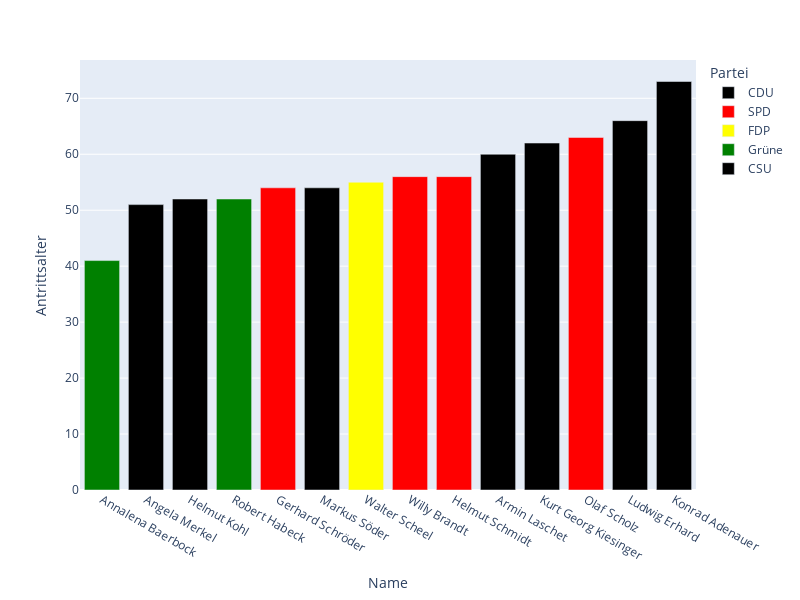

Notebook code cell kept with this figure:
### Code cell
import plotly.express as px
fig = px.bar(df, x='Name', y='Antrittsalter',
             hover_data=['Name', 'Amtsantritt', "Abtritt"], color='Partei', height=600, width=800, color_discrete_map={
                "CDU":"black",
                "SPD": "red",
                "Grüne": "green",
                "FDP": "yellow",
                "CSU": "black"})
fig.update_layout(xaxis={'categoryorder':'total ascending'})
fig.show()

### Figure 1 — Plotly figure (JSON) as saved in the notebook; plotly's stock layout.template omitted (floating-point values rounded to 4 significant figures)
{"data": [{"alignmentgroup": "True", "customdata": [["1949-09-15T00:00:00", "1963-10-16T00:00:00"], ["1963-10-16T00:00:00", "1966-12-01T00:00:00"], ["1966-12-01T00:00:00", "1969-10-21T00:00:00"], ["1982-10-01T00:00:00", "1998-10-27T00:00:00"], ["2005-11-22T00:00:00", "2021-10-31T00:00:00"], ["2021-10-31T00:00:00", null]], "hovertemplate": "Partei=CDU<br>Name=%{x}<br>Antrittsalter=%{y}<br>Amtsantritt=%{customdata[0]}<br>Abtritt=%{customdata[1]}<extra></extra>", "legendgroup": "CDU", "marker": {"color": "black"}, "name": "CDU", "offsetgroup": "CDU", "orientation": "v", "showlegend": true, "textposition": "auto", "type": "bar", "x": ["Konrad Adenauer", "Ludwig Erhard", "Kurt Georg Kiesinger", "Helmut Kohl", "Angela Merkel", "Armin Laschet"], "xaxis": "x", "y": [73, 66, 62, 52, 51, 60], "yaxis": "y"}, {"alignmentgroup": "True", "customdata": [["1969-10-21T00:00:00", "1974-04-07T00:00:00"], ["1974-04-16T00:00:00", "1982-10-01T00:00:00"], ["1998-10-27T00:00:00", "2005-11-22T00:00:00"], ["2021-10-31T00:00:00", null]], "hovertemplate": "Partei=SPD<br>Name=%{x}<br>Antrittsalter=%{y}<br>Amtsantritt=%{customdata[0]}<br>Abtritt=%{customdata[1]}<extra></extra>", "legendgroup": "SPD", "marker": {"color": "red"}, "name": "SPD", "offsetgroup": "SPD", "orientation": "v", "showlegend": true, "textposition": "auto", "type": "bar", "x": ["Willy Brandt", "Helmut Schmidt", "Gerhard Schröder", "Olaf Scholz"], "xaxis": "x", "y": [56, 56, 54, 63], "yaxis": "y"}, {"alignmentgroup": "True", "customdata": [["1974-04-07T00:00:00", "1974-04-16T00:00:00"]], "hovertemplate": "Partei=FDP<br>Name=%{x}<br>Antrittsalter=%{y}<br>Amtsantritt=%{customdata[0]}<br>Abtritt=%{customdata[1]}<extra></extra>", "legendgroup": "FDP", "marker": {"color": "yellow"}, "name": "FDP", "offsetgroup": "FDP", "orientation": "v", "showlegend": true, "textposition": "auto", "type": "bar", "x": ["Walter Scheel"], "xaxis": "x", "y": [55], "yaxis": "y"}, {"alignmentgroup": "True", "customdata": [["2021-10-31T00:00:00", null], ["2021-10-31T00:00:00", null]], "hovertemplate": "Partei=Grüne<br>Name=%{x}<br>Antrittsalter=%{y}<br>Amtsantritt=%{customdata[0]}<br>Abtritt=%{customdata[1]}<extra></extra>", "legendgroup": "Grüne", "marker": {"color": "green"}, "name": "Grüne", "offsetgroup": "Grüne", "orientation": "v", "showlegend": true, "textposition": "auto", "type": "bar", "x": ["Annalena Baerbock", "Robert Habeck"], "xaxis": "x", "y": [41, 52], "yaxis": "y"}, {"alignmentgroup": "True", "customdata": [["2021-10-31T00:00:00", null]], "hovertemplate": "Partei=CSU<br>Name=%{x}<br>Antrittsalter=%{y}<br>Amtsantritt=%{customdata[0]}<br>Abtritt=%{customdata[1]}<extra></extra>", "legendgroup": "CSU", "marker": {"color": "black"}, "name": "CSU", "offsetgroup": "CSU", "orientation": "v", "showlegend": true, "textposition": "auto", "type": "bar", "x": ["Markus Söder"], "xaxis": "x", "y": [54], "yaxis": "y"}], "layout": {"barmode": "relative", "height": 600, "legend": {"title": {"text": "Partei"}, "tracegroupgap": 0}, "margin": {"t": 60}, "width": 800, "xaxis": {"anchor": "y", "autorange": true, "categoryorder": "total ascending", "domain": [0, 1], "range": [-0.5, 13.5], "title": {"text": "Name"}, "type": "category"}, "yaxis": {"anchor": "x", "autorange": true, "domain": [0, 1], "range": [0, 76.84], "title": {"text": "Antrittsalter"}, "type": "linear"}}}
